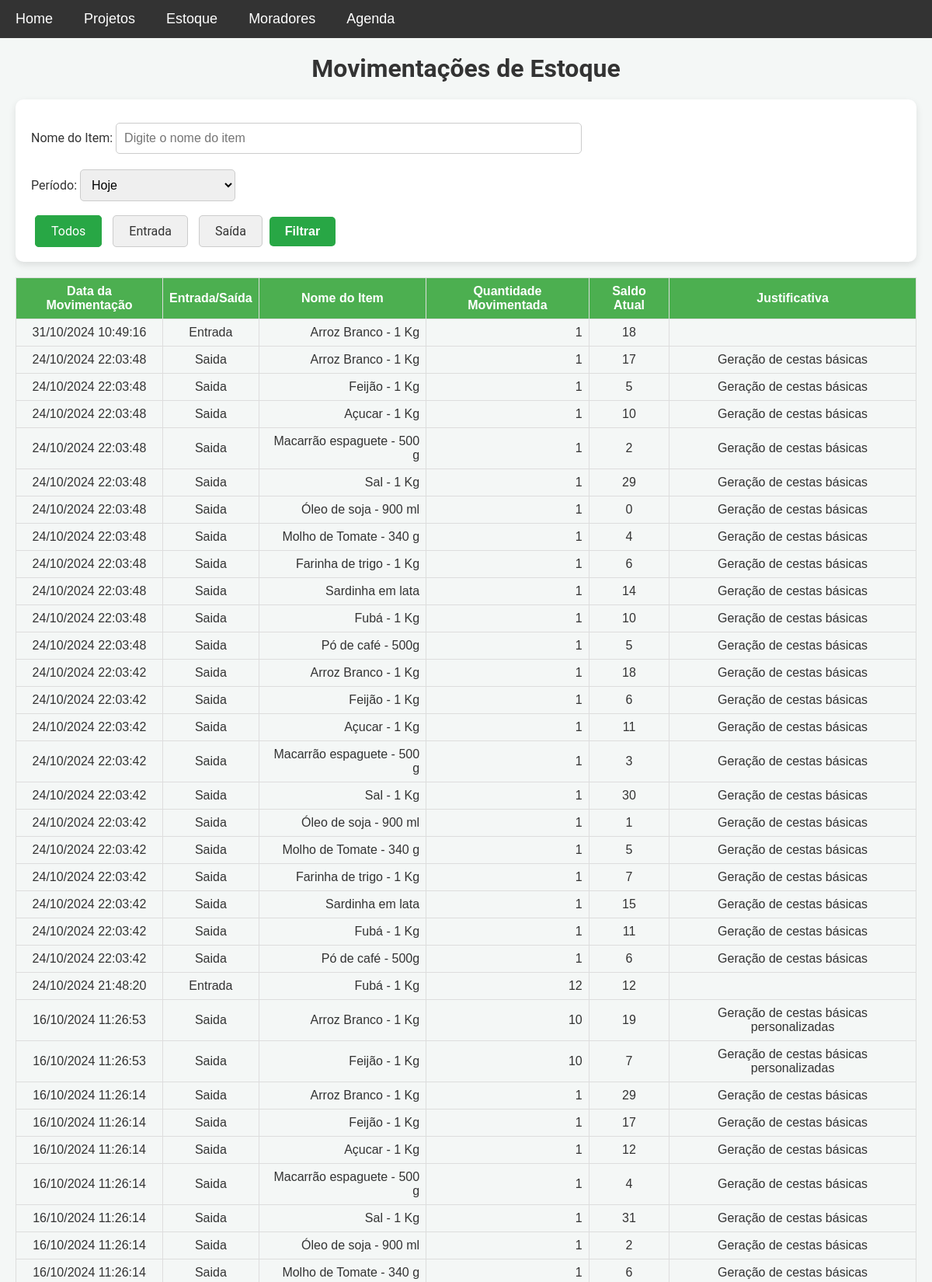
Page /movimentacoes (upper part) on the committed database.
### models.py (models this page shows)
class MovimentacaoEstoque(db.Model):
    __table_args__ = {'extend_existing': True}
    id = db.Column(db.Integer, primary_key=True)
    item_id = db.Column(db.Integer, db.ForeignKey('item.id'), nullable=False)
    tipo_movimentacao = db.Column(db.String(10), nullable=False)  # 'entrada' ou 'saida'
    quantidade = db.Column(db.Integer, nullable=False)
    data_hora = db.Column(db.DateTime, default=datetime.utcnow)  # Mantém em UTC para operações globais
    justificativa = db.Column(db.String(255), nullable=True, default='')  # Define string vazia como padrão
    saldo_atual = db.Column(db.Integer, nullable=False)  # Adiciona o campo saldo atual
    item = db.relationship('Item', backref=db.backref('movimentacoes', lazy=True))

class Item(db.Model):
    __table_args__ = {'extend_existing': True}  # Estende a tabela existente ao invés de tentar recriá-la
    id = db.Column(db.Integer, primary_key=True)
    nome = db.Column(db.String(100), nullable=False)
    descricao = db.Column(db.Text, nullable=False)
    categoria = db.Column(db.String(50), nullable=False)
    quantidade = db.Column(db.Integer, nullable=False, default=0)
    preco = db.Column(db.Float, nullable=False)

### app.py (the view, shortened to what this page needs)
@app.route('/movimentacoes', methods=['GET'])
def movimentacoes_estoque():
    periodo = request.args.get('periodo')  # Filtro de período
    tipo_movimentacao = request.args.get('tipo_movimentacao', 'todos')
    nome_item = request.args.get('nome_item', '').strip()
    query = MovimentacaoEstoque.query.join(Item)
    hoje = datetime.now(tz).date()  # Data de hoje no fuso horário definido
    if periodo == 'hoje':
        query = query.filter(db.func.date(MovimentacaoEstoque.data_hora) == hoje)
    elif periodo == 'semana':
        inicio_semana = hoje - timedelta(days=hoje.weekday())
        query = query.filter(MovimentacaoEstoque.data_hora >= inicio_semana)
    elif periodo == 'mes':
        query = query.filter(
            db.extract('month', MovimentacaoEstoque.data_hora) == hoje.month,
            db.extract('year', MovimentacaoEstoque.data_hora) == hoje.year
        )
    elif periodo == 'ano':
        query = query.filter(db.extract('year', MovimentacaoEstoque.data_hora) == hoje.year)
    elif periodo == 'ultimos_30_dias':
        ultimos_30_dias = hoje - timedelta(days=30)
        query = query.filter(MovimentacaoEstoque.data_hora >= ultimos_30_dias)
    elif periodo == 'ultimos_12_meses':
        ultimos_12_meses = hoje.replace(year=hoje.year - 1)
        query = query.filter(MovimentacaoEstoque.data_hora >= ultimos_12_meses)
    if tipo_movimentacao in ['entrada', 'saida']:
        query = query.filter(MovimentacaoEstoque.tipo_movimentacao == tipo_movimentacao)
    movimentacoes = query.order_by(MovimentacaoEstoque.data_hora.desc()).all()
    if nome_item:
        nome_item_normalizado = remover_acentos(nome_item).lower()
        movimentacoes = [
            m for m in movimentacoes
            if remover_acentos(m.item.nome).lower().find(nome_item_normalizado) != -1
        ]
    return render_template('movimentacoes.html', movimentacoes=movimentacoes, tz=tz)

### templates/movimentacoes.html (shortened to what this page needs)
{% extends 'base.html' %}
{% block content %}
<h1>Movimentações de Estoque</h1>
<form method="GET" action="{{ url_for('movimentacoes_estoque') }}">
    <div class="search-bar">
        <label for="nome_item">Nome do Item:</label>
        <input type="text" name="nome_item" id="nome_item" placeholder="Digite o nome do item"
            value="{{ request.args.get('nome_item', '') }}">
    </div>
    <label for="periodo">Período:</label>
    <select name="periodo" id="periodo">
        <option value="hoje" {% if request.args.get('periodo')=='hoje' %}selected{% endif %}>Hoje</option>
    </select>
    <div class="radio-buttons">
        <label for="todos" class="btn-filter">Todos</label>
        <label for="entrada" class="btn-filter">Entrada</label>
        <label for="saida" class="btn-filter">Saída</label>
        <button type="submit" id="filtrar">Filtrar</button>
    </div>
</form>
<table class="estoque-table">
    <thead>
        <tr>
            <th>Data da Movimentação</th>
            <th>Entrada/Saída</th>
            <th>Nome do Item</th>
            <th>Quantidade Movimentada</th>
            <th>Saldo Atual</th>
            <th>Justificativa</th>
        </tr>
    </thead>
    <tbody>
        {% for movimentacao in movimentacoes %}
        <tr>
            <td>{{ movimentacao.data_hora.astimezone(tz).strftime('%d/%m/%Y %H:%M:%S') }}</td>
            <td>{{ movimentacao.tipo_movimentacao | capitalize }}</td>
            <td>{{ movimentacao.item.nome }}</td>
            <td>{{ movimentacao.quantidade }}</td>
            <td>{{ movimentacao.saldo_atual }}</td>
            <td>{{ movimentacao.justificativa }}</td>
        </tr>
        {% endfor %}
    </tbody>
</table>
{% endblock %}

### static/css/style.css (style rules this page uses)
body { font-family: 'Roboto', sans-serif; background-color: #f4f7f6; margin: 0; padding: 0; color: #333; }
h1, h3 { text-align: center; margin-top: 0; }
form { background-color: white; padding: 20px; border-radius: 10px; box-shadow: 0 4px 10px rgba(0, 0, 0, 0.1); margin-bottom: 20px; }
input[type="text"], input[type="date"], textarea, select { width: 100%; padding: 10px; margin: 10px 0; border: 1px solid #ccc; border-radius: 5px; font-size: 16px; box-sizing: border-box; }
form input[type="text"], form input[type="date"] { max-width: 200px; display: inline-block; margin-right: 10px; }
button, .btn { display: inline-block; padding: 10px 20px; background-color: #28a745; color: white; border: none; border-radius: 5px; font-size: 16px; font-weight: bold; cursor: pointer; transition: background-color 0.3s ease, color 0.3s ease; }
.btn-filter { padding: 10px 20px; background-color: #f0f0f0; color: #333; border: 1px solid #ccc; border-radius: 5px; margin: 0 5px; text-align: center; }
input[type="radio"]:checked+.btn-filter { background-color: #28a745; color: white; border-color: #28a745; }
.estoque-table, .moradores-table { width: 100%; border-collapse: collapse; margin-top: 20px; font-family: Arial, sans-serif; }
.estoque-table th, .estoque-table td, .moradores-table th, .moradores-table td { border: 1px solid #ddd; padding: 8px; text-align: center; }
.estoque-table th, .moradores-table th { background-color: #4CAF50; color: white; font-weight: bold; }
.estoque-table td:nth-child(3), .estoque-table td:nth-child(4) { text-align: right; }
.search-bar input { width: 100%; max-width: 600px; padding: 10px; margin-top: 10px; font-size: 16px; border: 1px solid #ccc; border-radius: 5px; }
.search-bar #nome_item { width: 100%; max-width: 600px; }
#periodo { width: 50%; max-width: 200px; }
#filtrar { margin-top: 10px; }

### rows in the picture
MovimentacaoEstoque: data_hora.astimezone "31/10/2024 10:49:16", tipo_movimentacao "Entrada", item.nome "Arroz Branco - 1 Kg", quantidade "1", saldo_atual "18"
MovimentacaoEstoque: data_hora.astimezone "24/10/2024 22:03:48", tipo_movimentacao "Saida", item.nome "Arroz Branco - 1 Kg", quantidade "1", saldo_atual "17", justificativa "Geração de cestas básicas"
MovimentacaoEstoque: data_hora.astimezone "24/10/2024 22:03:48", tipo_movimentacao "Saida", item.nome "Feijão - 1 Kg", quantidade "1", saldo_atual "5", justificativa "Geração de cestas básicas"
MovimentacaoEstoque: data_hora.astimezone "24/10/2024 22:03:48", tipo_movimentacao "Saida", item.nome "Açucar - 1 Kg", quantidade "1", saldo_atual "10", justificativa "Geração de cestas básicas"
MovimentacaoEstoque: data_hora.astimezone "24/10/2024 22:03:48", tipo_movimentacao "Saida", item.nome "Macarrão espaguete - 500 g", quantidade "1", saldo_atual "2", justificativa "Geração de cestas básicas"
MovimentacaoEstoque: data_hora.astimezone "24/10/2024 22:03:48", tipo_movimentacao "Saida", item.nome "Sal - 1 Kg", quantidade "1", saldo_atual "29", justificativa "Geração de cestas básicas"
MovimentacaoEstoque: data_hora.astimezone "24/10/2024 22:03:48", tipo_movimentacao "Saida", item.nome "Óleo de soja - 900 ml", quantidade "1", saldo_atual "0", justificativa "Geração de cestas básicas"
MovimentacaoEstoque: data_hora.astimezone "24/10/2024 22:03:48", tipo_movimentacao "Saida", item.nome "Molho de Tomate - 340 g", quantidade "1", saldo_atual "4", justificativa "Geração de cestas básicas"
MovimentacaoEstoque: data_hora.astimezone "24/10/2024 22:03:48", tipo_movimentacao "Saida", item.nome "Farinha de trigo - 1 Kg", quantidade "1", saldo_atual "6", justificativa "Geração de cestas básicas"
MovimentacaoEstoque: data_hora.astimezone "24/10/2024 22:03:48", tipo_movimentacao "Saida", item.nome "Sardinha em lata", quantidade "1", saldo_atual "14", justificativa "Geração de cestas básicas"
MovimentacaoEstoque: data_hora.astimezone "24/10/2024 22:03:48", tipo_movimentacao "Saida", item.nome "Fubá - 1 Kg", quantidade "1", saldo_atual "10", justificativa "Geração de cestas básicas"
MovimentacaoEstoque: data_hora.astimezone "24/10/2024 22:03:48", tipo_movimentacao "Saida", item.nome "Pó de café - 500g", quantidade "1", saldo_atual "5", justificativa "Geração de cestas básicas"
MovimentacaoEstoque: data_hora.astimezone "24/10/2024 22:03:42", tipo_movimentacao "Saida", item.nome "Arroz Branco - 1 Kg", quantidade "1", saldo_atual "18", justificativa "Geração de cestas básicas"
MovimentacaoEstoque: data_hora.astimezone "24/10/2024 22:03:42", tipo_movimentacao "Saida", item.nome "Feijão - 1 Kg", quantidade "1", saldo_atual "6", justificativa "Geração de cestas básicas"
MovimentacaoEstoque: data_hora.astimezone "24/10/2024 22:03:42", tipo_movimentacao "Saida", item.nome "Açucar - 1 Kg", quantidade "1", saldo_atual "11", justificativa "Geração de cestas básicas"
MovimentacaoEstoque: data_hora.astimezone "24/10/2024 22:03:42", tipo_movimentacao "Saida", item.nome "Macarrão espaguete - 500 g", quantidade "1", saldo_atual "3", justificativa "Geração de cestas básicas"
MovimentacaoEstoque: data_hora.astimezone "24/10/2024 22:03:42", tipo_movimentacao "Saida", item.nome "Sal - 1 Kg", quantidade "1", saldo_atual "30", justificativa "Geração de cestas básicas"
MovimentacaoEstoque: data_hora.astimezone "24/10/2024 22:03:42", tipo_movimentacao "Saida", item.nome "Óleo de soja - 900 ml", quantidade "1", saldo_atual "1", justificativa "Geração de cestas básicas"
MovimentacaoEstoque: data_hora.astimezone "24/10/2024 22:03:42", tipo_movimentacao "Saida", item.nome "Molho de Tomate - 340 g", quantidade "1", saldo_atual "5", justificativa "Geração de cestas básicas"
MovimentacaoEstoque: data_hora.astimezone "24/10/2024 22:03:42", tipo_movimentacao "Saida", item.nome "Farinha de trigo - 1 Kg", quantidade "1", saldo_atual "7", justificativa "Geração de cestas básicas"
MovimentacaoEstoque: data_hora.astimezone "24/10/2024 22:03:42", tipo_movimentacao "Saida", item.nome "Sardinha em lata", quantidade "1", saldo_atual "15", justificativa "Geração de cestas básicas"
MovimentacaoEstoque: data_hora.astimezone "24/10/2024 22:03:42", tipo_movimentacao "Saida", item.nome "Fubá - 1 Kg", quantidade "1", saldo_atual "11", justificativa "Geração de cestas básicas"
MovimentacaoEstoque: data_hora.astimezone "24/10/2024 22:03:42", tipo_movimentacao "Saida", item.nome "Pó de café - 500g", quantidade "1", saldo_atual "6", justificativa "Geração de cestas básicas"
MovimentacaoEstoque: data_hora.astimezone "24/10/2024 21:48:20", tipo_movimentacao "Entrada", item.nome "Fubá - 1 Kg", quantidade "12", saldo_atual "12"
MovimentacaoEstoque: data_hora.astimezone "16/10/2024 11:26:53", tipo_movimentacao "Saida", item.nome "Arroz Branco - 1 Kg", quantidade "10", saldo_atual "19", justificativa "Geração de cestas básicas personalizadas"
MovimentacaoEstoque: data_hora.astimezone "16/10/2024 11:26:53", tipo_movimentacao "Saida", item.nome "Feijão - 1 Kg", quantidade "10", saldo_atual "7", justificativa "Geração de cestas básicas personalizadas"
MovimentacaoEstoque: data_hora.astimezone "16/10/2024 11:26:14", tipo_movimentacao "Saida", item.nome "Arroz Branco - 1 Kg", quantidade "1", saldo_atual "29", justificativa "Geração de cestas básicas"
MovimentacaoEstoque: data_hora.astimezone "16/10/2024 11:26:14", tipo_movimentacao "Saida", item.nome "Feijão - 1 Kg", quantidade "1", saldo_atual "17", justificativa "Geração de cestas básicas"
MovimentacaoEstoque: data_hora.astimezone "16/10/2024 11:26:14", tipo_movimentacao "Saida", item.nome "Açucar - 1 Kg", quantidade "1", saldo_atual "12", justificativa "Geração de cestas básicas"
MovimentacaoEstoque: data_hora.astimezone "16/10/2024 11:26:14", tipo_movimentacao "Saida", item.nome "Macarrão espaguete - 500 g", quantidade "1", saldo_atual "4", justificativa "Geração de cestas básicas"
MovimentacaoEstoque: data_hora.astimezone "16/10/2024 11:26:14", tipo_movimentacao "Saida", item.nome "Sal - 1 Kg", quantidade "1", saldo_atual "31", justificativa "Geração de cestas básicas"
MovimentacaoEstoque: data_hora.astimezone "16/10/2024 11:26:14", tipo_movimentacao "Saida", item.nome "Óleo de soja - 900 ml", quantidade "1", saldo_atual "2", justificativa "Geração de cestas básicas"
MovimentacaoEstoque: data_hora.astimezone "16/10/2024 11:26:14", tipo_movimentacao "Saida", item.nome "Molho de Tomate - 340 g", quantidade "1", saldo_atual "6", justificativa "Geração de cestas básicas"
